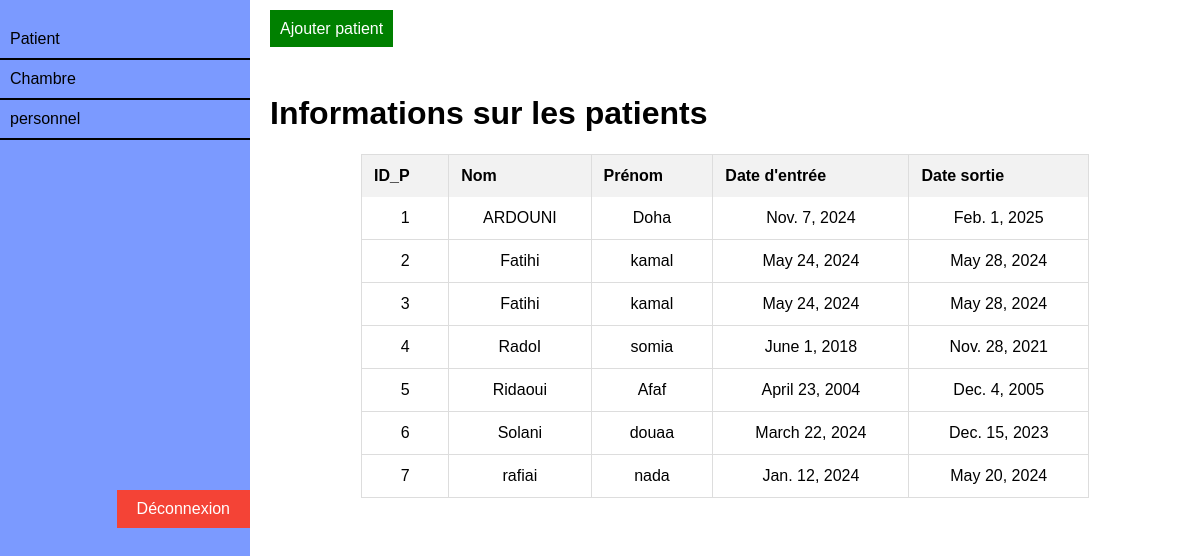
The page /patient/ on the database its author committed.
### myapp/models.py (models this page shows, shortened)
class Patient(models.Model):
    id = models.AutoField(primary_key=True)
    nom = models.CharField(max_length=100)
    prenom = models.CharField(max_length=100)
    date_entree = models.DateField()
    date_sortie = models.DateField()
    class Meta:
        constraints = [
            models.UniqueConstraint(fields=['nom', 'prenom'], name='unique')
        ]

### myapp/views.py (the view)
# urls.py: path('patient/', patient, name='patient'),
def patient(request):
    user_id = request.session.get('user_id')
    patients = Patient.objects.all()
    return render(request, 'patient.html', {'patients': patients, 'user_id': user_id})

### myapp/templates/patient.html (shortened to what this page needs)
<!DOCTYPE html>
<html lang="en">
<head>
</head>
<body>
    <div class="sidebar">
        <div class="sidebar_elmt">
            <a href="#">Patient</a>
        </div>
        <div class="sidebar_elmt">
            <a href="{% url 'chambre' %}">Chambre</a>
        </div>
        <div class="sidebar_elmt">
            <a href="{% url 'personnel' %}">personnel</a>
        </div>
        <div style="text-align: right; margin-top: 140%; ">
            <form action="{% url 'logout' %}" method="post">
                <button type="submit" style="background-color: #f44336; color: white; padding: 10px 20px; border: none;cursor: pointer; font-size: 16px;">Déconnexion</button>
            </form>
        </div>
    </div>
    <div class="content">
        <a href="#" id="ajouter-patient-btn"
            style="background-color: green; color: white; padding: 10px; text-align: center; text-decoration: none;">Ajouter
            patient</a>
            <br><br><br>
        <h1>Informations sur les patients</h1>
        <div style="text-align: center; width: 100%;">
            <table id="patients-table"
                style="margin: 0 auto; border-collapse: collapse; width: 80%; border: 1px solid #ddd; border-radius: 5px;">
                <thead>
                    <tr style="background-color: #f2f2f2;">
                        <th style="padding: 12px; border-right: 1px solid #ddd; text-align: left;">ID_P</th>
                        <th style="padding: 12px; border-right: 1px solid #ddd; text-align: left;">Nom</th>
                        <th style="padding: 12px; border-right: 1px solid #ddd; text-align: left;">Prénom</th>
                        <th style="padding: 12px; border-right: 1px solid #ddd; text-align: left;">Date d'entrée</th>
                        <th style="padding: 12px; border-right: 1px solid #ddd; text-align: left;">Date sortie</th>
                    </tr>
                </thead>
                <tbody>
                    {% for patient in patients %}
                    <tr style="border-bottom: 1px solid #ddd;">
                        <td style="padding: 12px; border-right: 1px solid #ddd;">{{ patient.id }}</td>
                        <td style="padding: 12px; border-right: 1px solid #ddd;">{{ patient.nom }}</td>
                        <td style="padding: 12px; border-right: 1px solid #ddd;">{{ patient.prenom }}</td>
                        <td style="padding: 12px; border-right: 1px solid #ddd;">{{ patient.date_entree }}</td>
                        <td style="padding: 12px; border-right: 1px solid #ddd;">{{ patient.date_sortie }}</td>
                    </tr>
                    {% endfor %}
                </tbody>
            </table>
        </div>
    </div>
</body>
</html>

### myapp/templates/patient.html (style rules this page uses)
body { font-family: Arial, sans-serif; margin: 0; padding: 0; }
.sidebar { height: 100%; width: 250px; position: fixed; top: 0; left: 0; background-color: #7b9aff; padding-top: 20px; }
.sidebar a { padding: 10px; display: block; text-decoration: none; color: #000; }
.content { margin-left: 250px; padding: 20px; }
.sidebar_elmt { border-bottom:#000 solid 2px ; }

### rows shown on the page
Patient: id "1", nom "ARDOUNI", prenom "Doha", date_entree "Nov. 7, 2024", date_sortie "Feb. 1, 2025"
Patient: id "2", nom "Fatihi", prenom "kamal", date_entree "May 24, 2024", date_sortie "May 28, 2024"
Patient: id "3", nom "Fatihi", prenom "kamal", date_entree "May 24, 2024", date_sortie "May 28, 2024"
Patient: id "4", nom "RadoI", prenom "somia", date_entree "June 1, 2018", date_sortie "Nov. 28, 2021"
Patient: id "5", nom "Ridaoui", prenom "Afaf", date_entree "April 23, 2004", date_sortie "Dec. 4, 2005"
Patient: id "6", nom "Solani", prenom "douaa", date_entree "March 22, 2024", date_sortie "Dec. 15, 2023"
Patient: id "7", nom "rafiai", prenom "nada", date_entree "Jan. 12, 2024", date_sortie "May 20, 2024"
